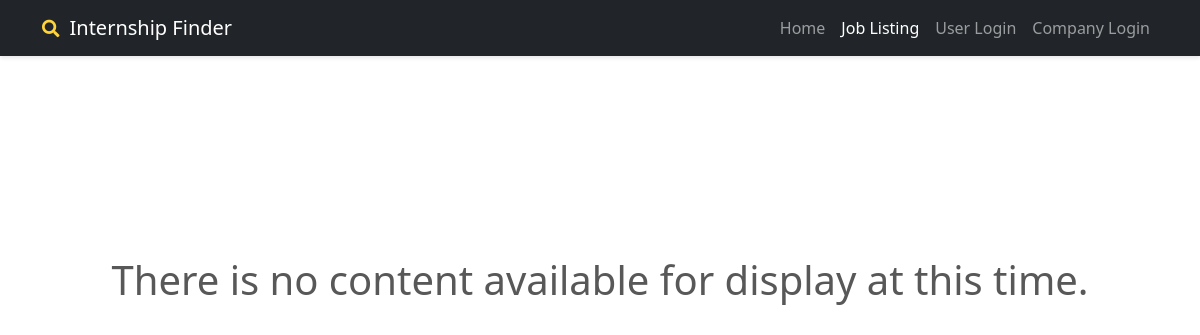
The app's page /internship-finder/user_job_list/, older data.
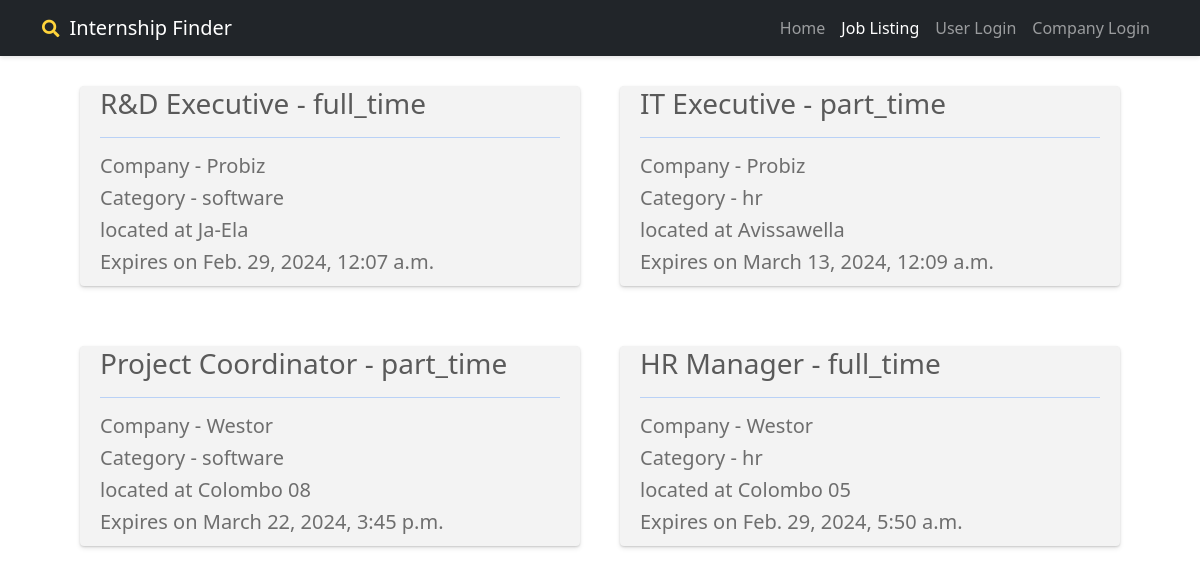
The same page, newer data.
### finder/models.py (models this page shows, shortened)
class Job(models.Model):
    id = models.AutoField(primary_key=True)
    company = models.ForeignKey(Company, on_delete=models.CASCADE)
    title = models.CharField(max_length=255)
    description = models.TextField()
    email = models.EmailField()
    time_date = models.DateTimeField()
    skill = models.CharField(max_length=255)
    job_type = models.CharField(max_length=30)
    location = models.CharField(max_length=100)
    category = models.CharField(max_length=50)

class Company(models.Model):
    id = models.AutoField(primary_key=True)
    user = models.OneToOneField(User, on_delete=models.CASCADE)
    company_name = models.CharField(max_length=30)
    company_address = models.TextField()
    company_bio = models.TextField(blank=True, null=True)
    website = models.URLField()
    contact_number = models.CharField(max_length=10)
    email = models.EmailField()
    type = models.CharField(max_length=15, default='company')
    def __str__(self):
        return self.company_name

### finder/views.py (the view, shortened to what this page needs)
# urls.py: path('user_job_list/', views.user_job_list, name='user_job_list'),
def user_job_list(request):
    all_jobs = Job.objects.all()
    context = {'joblist': all_jobs}
    return render(request, 'user_job_list.html', context)

### finder/templates/user_job_list.html (shortened to what this page needs)
{% extends 'basic.html' %}
{% block job_listing %} active {% endblock %}
{% block body %}
<div class="responsive">
    {% if joblist %}
        {% for Job in joblist %}
            <div class="list">
                <a style="text-decoration: none;" href="{% url 'job_details' job_id=Job.id %}">
                    <h3>{{Job.title}} - {{Job.job_type}}</h3><hr>
                    <h5>Company - {{Job.company}}</h5>
                    <h5>Category - {{Job.category}}</h5>
                    <h5>located at {{Job.location}}</h5>
                    <h5 class="expire_date">Expires on {{Job.time_date}}</h5>
                </a>
            </div>
        {% endfor %}
    {% else %}
        <h1 style="color: #585858; margin-top: 200px;">There is no content available for display at this time.</h1>
    {% endif %}
</div>
{% endblock %}

### finder/templates/basic.html (shortened to what this page needs)
<!doctype html>
<html lang="en">
<head>
    <link href="https://cdn.jsdelivr.net/npm/bootstrap@5.3.2/dist/css/bootstrap.min.css" rel="stylesheet"
>
  <link href="https://cdnjs.cloudflare.com/ajax/libs/font-awesome/5.15.4/css/all.min.css" rel="stylesheet">
</head>
<body>
<nav class="navbar navbar-expand-lg navbar-dark bg-dark" style="box-shadow: 0px 2px 4px rgba(0, 0, 0, 0.1);">
    <div class="container">
        <a class="navbar-brand" href="#"><i class="fas fa-search fa-sm" style="color: #FFD43B; margin-right:10px"></i>Internship Finder</a>
        <div class="collapse navbar-collapse" id="navbarNav">
            <ul class="navbar-nav ms-auto">
                <li class="nav-item">
                    <a class="nav-link{% block home %}{% endblock %}" aria-current="page" href="/internship-finder/">Home</a>
                </li>
                    <li class="nav-item">
                        <a class="nav-link{% block job_listing %} {% endblock %}" href="{% url 'user_job_list' %}">Job Listing</a>
                    </li>
                {% if not user.is_authenticated %}
                    <li class="nav-item">
                        <a class="nav-link" href="/internship-finder/user_login/">User Login</a>
                     </li>
                    <li class="nav-item">
                        <a class="nav-link {% block company_login %} {% endblock %}" href="/internship-finder/company_login/">Company Login</a>
                    </li>
                {% endif %}
            </ul>
        </div>
    </div>
</nav>
 {% block body %}
  {% endblock %}
</body>

Row changes from the older to the newer data that the page shows:
added Job: title "R&D Executive", job_type "full_time", company "Probiz", category "software", location "Ja-Ela", time_date "Feb. 29, 2024, 12:07 a.m."
added Job: title "IT Executive", job_type "part_time", company "Probiz", category "hr", location "Avissawella", time_date "March 13, 2024, 12:09 a.m."
added Job: title "Project Coordinator", job_type "part_time", company "Westor", category "software", location "Colombo 08", time_date "March 22, 2024, 3:45 p.m."
added Job: title "HR Manager", job_type "full_time", company "Westor", category "hr", location "Colombo 05", time_date "Feb. 29, 2024, 5:50 a.m."
Text that changed along with them:
text no longer shown: "There is no content available for display at this time."
